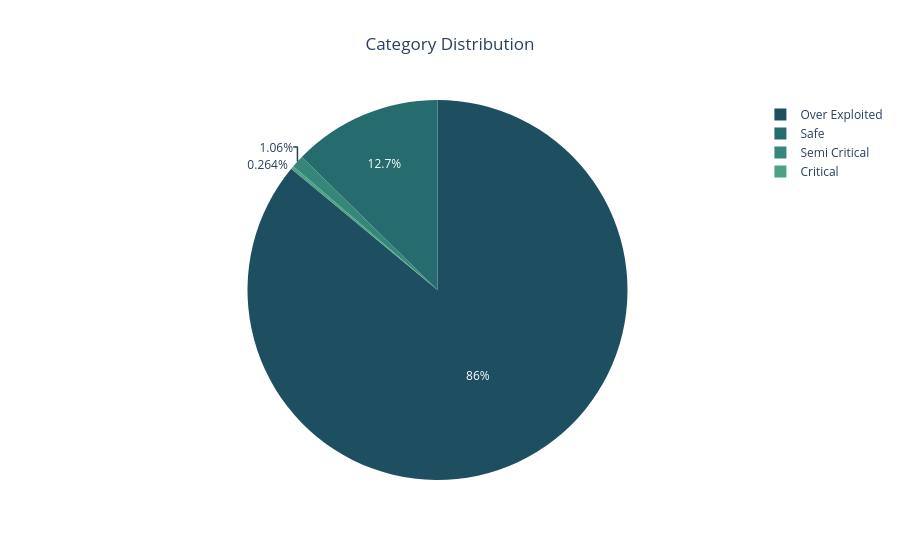

The notebook cell saved with this chart:
### Markdown cell above
### 1. Category Distribution (Pie Chart)
- This chart shows the distribution of groundwater categories across the dataset.
It helps identify which category (Safe, Critical, Over-exploited, etc.) is most common.


💡 Insight:

- A higher proportion of critical categories indicates groundwater stress.

### Code cell
fig1 = px.pie(
    df,
    names='category',
    title='Category Distribution',
    color_discrete_sequence=px.colors.sequential.Blugrn_r
)

fig1.update_layout(template='plotly_white', title_x=0.5)
fig1.show()

### Figure 1 — Plotly figure (JSON) as saved in the notebook; plotly's stock layout.template omitted (floating-point values rounded to 4 significant figures; data arrays with more than 128 entries replaced by an {"elided": "..."} marker saying what was removed)
{"data": [{"domain": {"x": [0, 1], "y": [0, 1]}, "hovertemplate": "category=%{label}<extra></extra>", "labels": {"elided": "758 str values"}, "legendgroup": "", "name": "", "showlegend": true, "type": "pie"}], "layout": {"legend": {"tracegroupgap": 0}, "piecolorway": ["rgb(29, 79, 96)", "rgb(38, 107, 110)", "rgb(54, 135, 122)", "rgb(77, 162, 132)", "rgb(109, 188, 144)", "rgb(150, 210, 164)", "rgb(196, 230, 195)"], "title": {"text": "Category Distribution", "x": 0.5}}}
